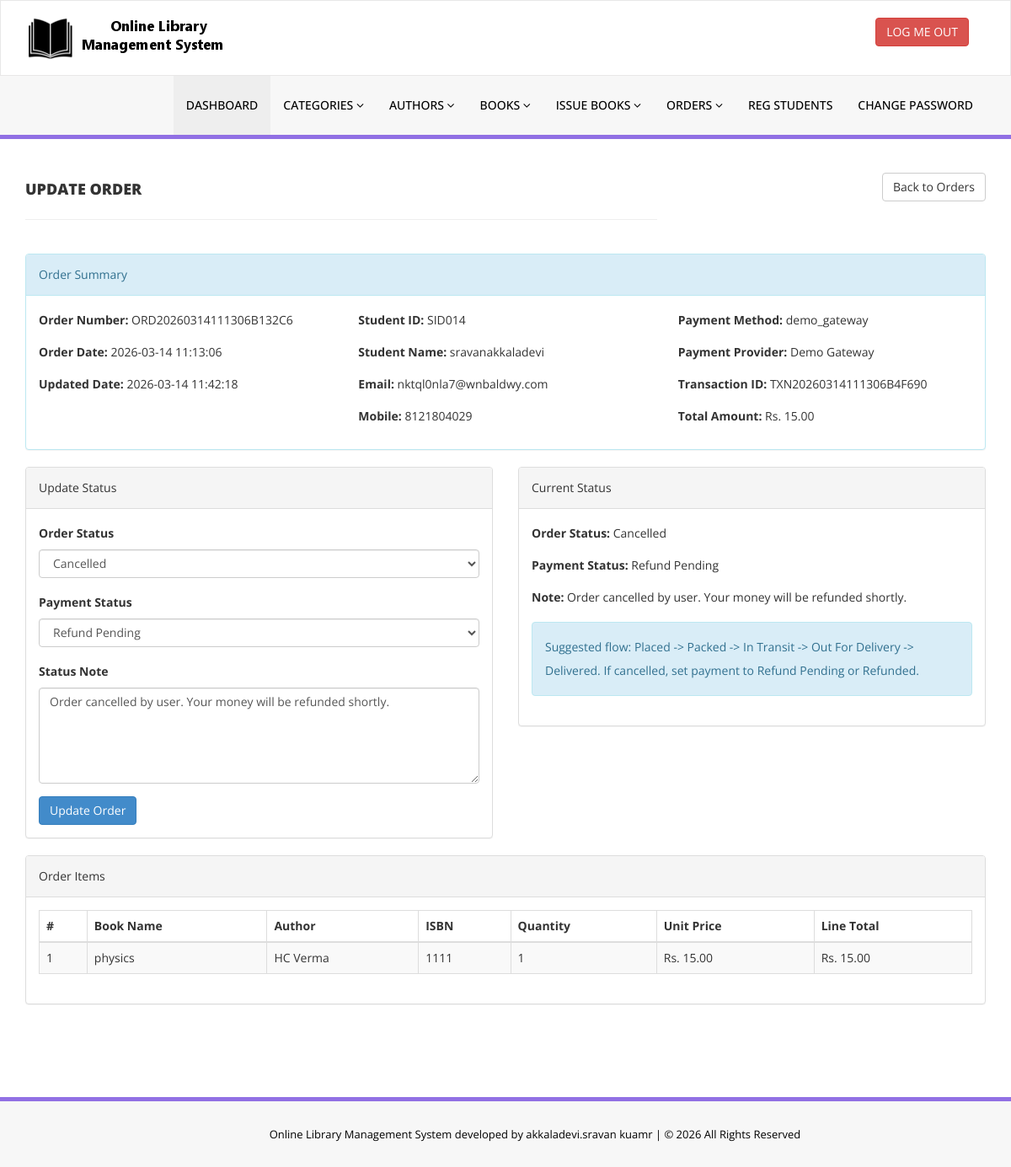
Screenshot of /library/admin/update-order.php?orderid=3 (signed in) with the database file from the repository.
### tables this page shows
CREATE TABLE `tblorders` (
  `id` int NOT NULL AUTO_INCREMENT,
  `OrderNumber` varchar(40) NOT NULL,
  `StudentId` varchar(100) NOT NULL,
  `TotalAmount` decimal(10,2) NOT NULL DEFAULT '0.00',
  `PaymentMethod` varchar(50) NOT NULL DEFAULT 'demo_gateway',
  `PaymentProvider` varchar(50) DEFAULT NULL,
  `PaymentStatus` varchar(50) NOT NULL DEFAULT 'paid',
  `OrderStatus` varchar(50) NOT NULL DEFAULT 'placed',
  `StatusNote` mediumtext,
  `TransactionId` varchar(120) DEFAULT NULL,
  `CreatedDate` timestamp NULL DEFAULT CURRENT_TIMESTAMP,
  `UpdatedDate` timestamp NULL DEFAULT NULL ON UPDATE CURRENT_TIMESTAMP,
  PRIMARY KEY (`id`),
  UNIQUE KEY `uniq_order_number` (`OrderNumber`),
  KEY `idx_orders_student` (`StudentId`)
);

CREATE TABLE `tblstudents` (
  `id` int NOT NULL AUTO_INCREMENT,
  `StudentId` varchar(100) DEFAULT NULL,
  `FullName` varchar(120) DEFAULT NULL,
  `EmailId` varchar(120) DEFAULT NULL,
  `MobileNumber` char(11) DEFAULT NULL,
  `Password` varchar(120) DEFAULT NULL,
  `Status` int DEFAULT NULL,
  `RegDate` timestamp NULL DEFAULT CURRENT_TIMESTAMP,
  `UpdationDate` timestamp NULL DEFAULT NULL ON UPDATE CURRENT_TIMESTAMP,
  PRIMARY KEY (`id`),
  UNIQUE KEY `StudentId` (`StudentId`)
);

CREATE TABLE `tblorderitems` (
  `id` int NOT NULL AUTO_INCREMENT,
  `OrderId` int NOT NULL,
  `BookId` int NOT NULL,
  `Quantity` int NOT NULL DEFAULT '1',
  `UnitPrice` decimal(10,2) NOT NULL DEFAULT '0.00',
  `LineTotal` decimal(10,2) NOT NULL DEFAULT '0.00',
  `CreatedDate` timestamp NULL DEFAULT CURRENT_TIMESTAMP,
  PRIMARY KEY (`id`),
  KEY `idx_orderitems_order` (`OrderId`),
  KEY `idx_orderitems_book` (`BookId`)
);

CREATE TABLE `tblbooks` (
  `id` int NOT NULL AUTO_INCREMENT,
  `BookName` varchar(255) DEFAULT NULL,
  `CatId` int DEFAULT NULL,
  `AuthorId` int DEFAULT NULL,
  `ISBNNumber` varchar(25) DEFAULT NULL,
  `BookPrice` decimal(10,2) DEFAULT NULL,
  `bookImage` varchar(250) NOT NULL,
  `isIssued` int DEFAULT NULL,
  `RegDate` timestamp NULL DEFAULT CURRENT_TIMESTAMP,
  `UpdationDate` timestamp NULL DEFAULT NULL ON UPDATE CURRENT_TIMESTAMP,
  `bookQty` int DEFAULT NULL,
  `PreviewLink` varchar(500) DEFAULT NULL,
  PRIMARY KEY (`id`)
);

CREATE TABLE `tblauthors` (
  `id` int NOT NULL AUTO_INCREMENT,
  `AuthorName` varchar(159) DEFAULT NULL,
  `creationDate` timestamp NULL DEFAULT CURRENT_TIMESTAMP,
  `UpdationDate` timestamp NULL DEFAULT NULL ON UPDATE CURRENT_TIMESTAMP,
  PRIMARY KEY (`id`)
);

### library/includes/store-helpers.php (called while the page is built, shortened)
<?php
if (!function_exists('getInventoryIssueJoinSql')) {
function getOrderStatusOptions()
{
return array(
'placed' => 'Placed',
'packed' => 'Packed',
'in_transit' => 'In Transit',
'out_for_delivery' => 'Out For Delivery',
'delivered' => 'Delivered',
'cancelled' => 'Cancelled',
);
}
function getPaymentStatusOptions()
{
return array(
'paid' => 'Paid',
'refund_pending' => 'Refund Pending',
'refunded' => 'Refunded',
);
}
function formatOrderStatusLabel($orderStatus)
{
$statuses=getOrderStatusOptions();
if(isset($statuses[$orderStatus]))
{
return $statuses[$orderStatus];
}
return ucwords(str_replace('_', ' ', (string)$orderStatus));
}
function formatPaymentStatusLabel($paymentStatus)
{
$statuses=getPaymentStatusOptions();
if(isset($statuses[$paymentStatus]))
{
return $statuses[$paymentStatus];
}
return ucwords(str_replace('_', ' ', (string)$paymentStatus));
}
}
?>

### library/admin/update-order.php (the view, shortened to what this page needs)
<?php
include('includes/config.php');
include_once('../includes/store-helpers.php');
$orderid=intval($_GET['orderid']);
$orderStatusOptions=getOrderStatusOptions();
$paymentStatusOptions=getPaymentStatusOptions();
$orderSql="SELECT tblorders.id,tblorders.OrderNumber,tblorders.StudentId,tblorders.TotalAmount,tblorders.PaymentMethod,
tblorders.PaymentProvider,tblorders.PaymentStatus,tblorders.OrderStatus,tblorders.StatusNote,tblorders.TransactionId,
tblorders.CreatedDate,tblorders.UpdatedDate,tblstudents.FullName,tblstudents.EmailId,tblstudents.MobileNumber
FROM tblorders
JOIN tblstudents ON tblstudents.StudentId=tblorders.StudentId
WHERE tblorders.id=:orderid
LIMIT 1";
$orderQuery=$dbh->prepare($orderSql);
$orderQuery->bindParam(':orderid',$orderid,PDO::PARAM_INT);
$orderQuery->execute();
$order=$orderQuery->fetch(PDO::FETCH_ASSOC);
$itemSql="SELECT tblorderitems.Quantity,tblorderitems.UnitPrice,tblorderitems.LineTotal,
tblbooks.BookName,tblbooks.ISBNNumber,tblauthors.AuthorName
FROM tblorderitems
JOIN tblbooks ON tblbooks.id=tblorderitems.BookId
LEFT JOIN tblauthors ON tblauthors.id=tblbooks.AuthorId
WHERE tblorderitems.OrderId=:orderid
ORDER BY tblorderitems.id ASC";
$itemQuery=$dbh->prepare($itemSql);
$itemQuery->bindParam(':orderid',$orderid,PDO::PARAM_INT);
$itemQuery->execute();
$items=$itemQuery->fetchAll(PDO::FETCH_OBJ);
?>
<!DOCTYPE html>
<html xmlns="http://www.w3.org/1999/xhtml">
<head>
    <link href="assets/css/bootstrap.css" rel="stylesheet" />
    <link href="assets/css/font-awesome.css" rel="stylesheet" />
    <link href="assets/css/style.css" rel="stylesheet" />
</head>
<body>
<?php include('includes/header.php');?>
    <div class="content-wrapper">
         <div class="container">
        <div class="row pad-botm">
            <div class="col-md-8">
                <h4 class="header-line">Update Order</h4>
            </div>
            <div class="col-md-4 text-right">
                <a href="manage-orders.php" class="btn btn-default">Back to Orders</a>
            </div>
        </div>
        <div class="row">
            <div class="col-md-12">
                <div class="panel panel-info">
                    <div class="panel-heading">
                        Order Summary
                    </div>
                    <div class="panel-body">
                        <div class="row">
                            <div class="col-md-4">
                                <p><strong>Order Number:</strong> <?php echo htmlentities($order['OrderNumber']);?></p>
                                <p><strong>Order Date:</strong> <?php echo htmlentities($order['CreatedDate']);?></p>
                                <p><strong>Updated Date:</strong> <?php echo htmlentities($order['UpdatedDate']!="" ? $order['UpdatedDate'] : '--');?></p>
                            </div>
                            <div class="col-md-4">
                                <p><strong>Student ID:</strong> <?php echo htmlentities($order['StudentId']);?></p>
                                <p><strong>Student Name:</strong> <?php echo htmlentities($order['FullName']);?></p>
                                <p><strong>Email:</strong> <?php echo htmlentities($order['EmailId']);?></p>
                                <p><strong>Mobile:</strong> <?php echo htmlentities($order['MobileNumber']);?></p>
                            </div>
                            <div class="col-md-4">
                                <p><strong>Payment Method:</strong> <?php echo htmlentities($order['PaymentMethod']);?></p>
                                <p><strong>Payment Provider:</strong> <?php echo htmlentities($order['PaymentProvider']);?></p>
                                <p><strong>Transaction ID:</strong> <?php echo htmlentities($order['TransactionId']);?></p>
                                <p><strong>Total Amount:</strong> Rs. <?php echo htmlentities(number_format((float)$order['TotalAmount'],2));?></p>
                            </div>
                        </div>
                    </div>
                </div>
            </div>
        </div>
        <div class="row">
            <div class="col-md-6">
                <div class="panel panel-default">
                    <div class="panel-heading">
                        Update Status
                    </div>
                    <div class="panel-body">
                        <form method="post">
                            <div class="form-group">
                                <label>Order Status</label>
                                <select name="orderstatus" class="form-control" required>
<?php foreach($orderStatusOptions as $statusValue => $statusLabel){ ?>
                                    <option value="<?php echo htmlentities($statusValue);?>" <?php if($order['OrderStatus']===$statusValue){ echo 'selected'; } ?>><?php echo htmlentities($statusLabel);?></option>
<?php } ?>
                                </select>
                            </div>
                            <div class="form-group">
                                <label>Payment Status</label>
                                <select name="paymentstatus" class="form-control" required>
<?php foreach($paymentStatusOptions as $paymentValue => $paymentLabel){ ?>
                                    <option value="<?php echo htmlentities($paymentValue);?>" <?php if($order['PaymentStatus']===$paymentValue){ echo 'selected'; } ?>><?php echo htmlentities($paymentLabel);?></option>
<?php } ?>
                                </select>
                            </div>
                            <div class="form-group">
                                <label>Status Note</label>
                                <textarea name="statusnote" rows="5" class="form-control" placeholder="Example: Packed and ready for dispatch"><?php echo htmlentities($order['StatusNote']);?></textarea>
                            </div>
                            <button type="submit" name="update_order" class="btn btn-primary">Update Order</button>
                        </form>
                    </div>
                </div>
            </div>
            <div class="col-md-6">
                <div class="panel panel-default">
                    <div class="panel-heading">
                        Current Status
                    </div>
                    <div class="panel-body">
                        <p><strong>Order Status:</strong> <?php echo htmlentities(formatOrderStatusLabel($order['OrderStatus']));?></p>
                        <p><strong>Payment Status:</strong> <?php echo htmlentities(formatPaymentStatusLabel($order['PaymentStatus']));?></p>
<?php if(trim((string)$order['StatusNote'])!==''){ ?>
                        <p><strong>Note:</strong> <?php echo htmlentities($order['StatusNote']);?></p>
<?php } ?>
                        <div class="alert alert-info" style="margin-top:15px;">
                            Suggested flow: Placed -> Packed -> In Transit -> Out For Delivery -> Delivered.
                            If cancelled, set payment to Refund Pending or Refunded.
                        </div>
                    </div>
                </div>
            </div>
        </div>
        <div class="row">
            <div class="col-md-12">
                <div class="panel panel-default">
                    <div class="panel-heading">
                        Order Items
                    </div>
                    <div class="panel-body">
                        <div class="table-responsive">
                            <table class="table table-striped table-bordered">
                                <thead>
                                    <tr>
                                        <th>#</th>
                                        <th>Book Name</th>
                                        <th>Author</th>
                                        <th>ISBN</th>
                                        <th>Quantity</th>
                                        <th>Unit Price</th>
                                        <th>Line Total</th>
                                    </tr>
                                </thead>
                                <tbody>
<?php
$cnt=1;
foreach($items as $item)
{
?>
                                    <tr>
                                        <td><?php echo htmlentities($cnt);?></td>
                                        <td><?php echo htmlentities($item->BookName);?></td>
                                        <td><?php echo htmlentities($item->AuthorName);?></td>
                                        <td><?php echo htmlentities($item->ISBNNumber);?></td>
                                        <td><?php echo htmlentities($item->Quantity);?></td>
                                        <td>Rs. <?php echo htmlentities(number_format((float)$item->UnitPrice,2));?></td>
                                        <td>Rs. <?php echo htmlentities(number_format((float)$item->LineTotal,2));?></td>
                                    </tr>
<?php
$cnt=$cnt+1;
}
?>
                                </tbody>
                            </table>
                        </div>
                    </div>
                </div>
            </div>
        </div>
    </div>
    </div>
<?php include('includes/footer.php');?>
</body>
</html>

### library/admin/assets/css/style.css (style rules this page uses)
.content-wrapper { margin-top: 40px; min-height:800px; padding-bottom:90px; }
.header-line { font-weight:900; padding-bottom:25px; border-bottom:1px solid #eeeeee; text-transform:uppercase; }
.pad-botm { padding-bottom:30px; }

### rows the page displays
tblorders: OrderNumber "ORD20260314111306B132C6", CreatedDate "2026-03-14 11:13:06", UpdatedDate "2026-03-14 11:42:18", StudentId "SID014", tblstudents.FullName "sravanakkaladevi", tblstudents.EmailId "nktql0nla7@wnbaldwy.com", tblstudents.MobileNumber "8121804029", PaymentMethod "demo_gateway", PaymentProvider "Demo Gateway", TransactionId "TXN20260314111306B4F690", TotalAmount "15.00", orderstatus "Cancelled", paymentstatus "Refund Pending", statusnote "Order cancelled by user. Your money will be refunded shortly.", OrderStatus "Cancelled", PaymentStatus "Refund Pending", StatusNote "Order cancelled by user. Your money will be refunded shortly."
tblorderitems: BookId.BookName "physics", tblauthors.AuthorName "HC Verma", BookId.ISBNNumber "1111", Quantity "1", UnitPrice "15.00", LineTotal "15.00"
